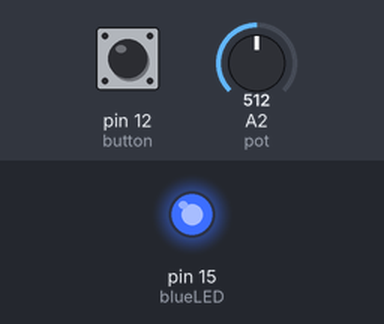
This sketch was run on a simulated Arduino Uno, built with avr-gcc and run on an emulated ATmega328P. Parts: output pins drawn as LEDs (lit = HIGH). Dashed ring = blinking. Inputs (shaded band) come from the test bench; at power-on: pin 12 (button) HIGH, A2 (pot) = 512. What the sketch prints to the serial monitor is not drawn.

Above: at 1.2 s.
1.3 s: pin 12 (button) pulsed LOW 5 times (0.12 s each, 0.3 s apart)
At 1.66 s:
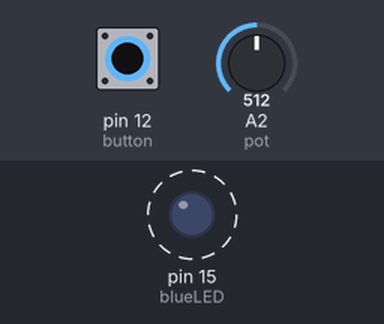
4.3 s: pin 12 (button) pulled LOW for 3.2 s
At 5.1 s:
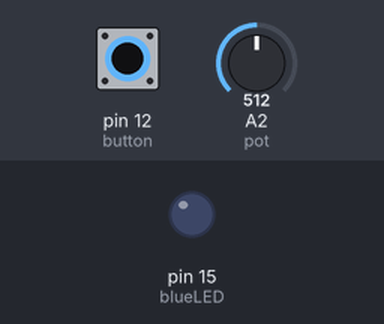
Timing chart, 0 to 9.0 s (numbered marks = the images above; inputs shaded):
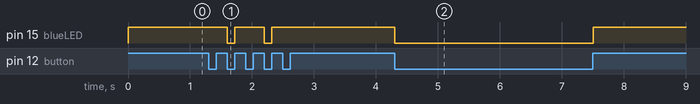

The sketch:

ESP32ToProcessing.ino
```cpp
/*
 * ESP32 To Processing
 * by Ashley Woon
 *
 * Designed for ESP32 and hardware connections to a push button, LED, and potentiometer
 */

//LED pin
int blueLED = 15;

//button pin and variables
int button = 12;
int buttonState;
int lastButtonState;
int pushCount = 0;

//potentiometer pin
int pot = A2;
int potValue = 0;

void setup() {
  //initializing inputs, and output
  pinMode(blueLED, OUTPUT);
  pinMode(button, INPUT);
  pinMode(pot, INPUT);

  Serial.begin(9600);
}

void loop() {
  potValue = analogRead(pot);
  buttonState = digitalRead(button);

  if(buttonState != lastButtonState)
  {
    if(buttonState == HIGH)
    {
      pushCount++;
      digitalWrite(blueLED, HIGH);
    }
    else if(pushCount == 2)
    {
       pushCount = 0;
       digitalWrite(blueLED,LOW);
    }
  }
  lastButtonState = buttonState;

  Serial.println(pushCount);
}
```

Measured:
- after the input at 1.3 s, pin 15 (blueLED): alternates HIGH for 0.48 s and LOW for 0.12 s, 4 changes in all, then stays HIGH, starting after 0.30 s
- after the input at 4.3 s, pin 15 (blueLED): HIGH → LOW at once, → HIGH 3.2 s later
